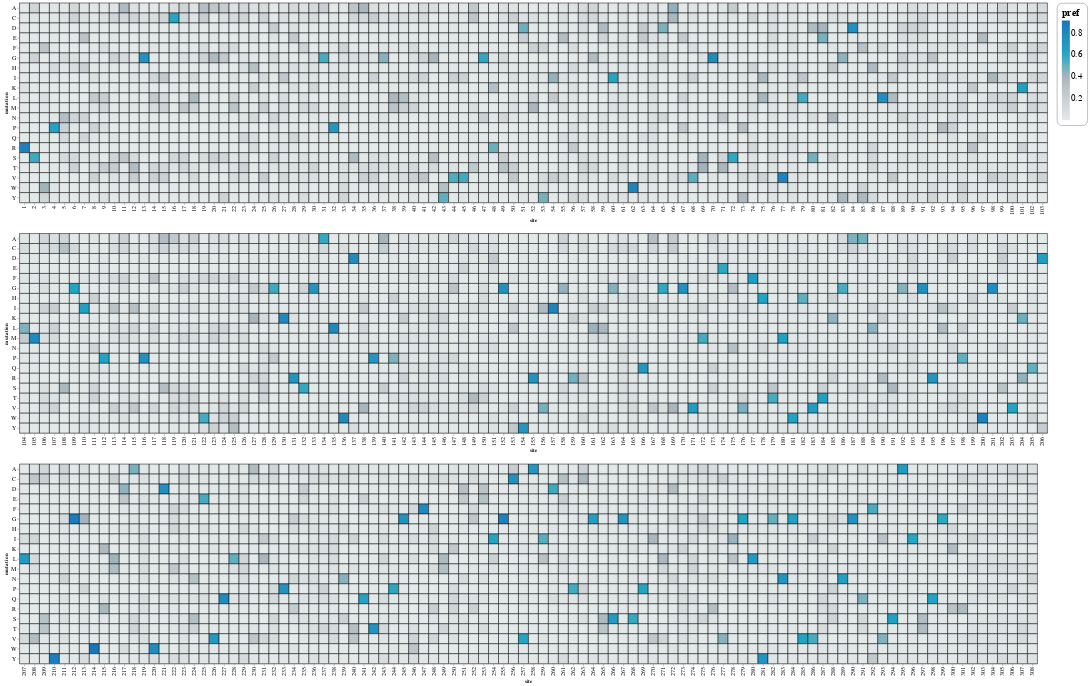

The cell this chart's notebook holds for it:
### Code cell
## Make plot
charts = []
ranges = [list(range(1,104)), list(range(104, 207)), list(range(207, 309))]

for r in ranges:

    ## identify data
    data = prefs_concat_stacked
    data = prefs_concat_stacked[prefs_concat_stacked['site'].isin(r)]
    
    
    heatmap = alt.Chart(data).mark_rect(stroke='black').encode(
        x = alt.X('site:O',
                  # sort = viruses,
                  axis=alt.Axis(labelFontSize=12, title="site")),
        y = alt.Y('mutation:O', 
                  axis=alt.Axis(labelFontSize=12, title="mutation")),
        color=alt.Color('pref:Q', scale = alt.Scale(
            # type='log',
                                                     scheme='lightgreyteal')
                       ), 
    )

    charts.append(heatmap)

(alt.concat(*charts, title = '', columns = 1)
 # .resolve_scale(y='shared')
 .configure_title(fontSize=18)
 .configure_legend(titleFontSize=20, 
                   labelFontSize = 18,
                   strokeColor='gray',
                   # fillColor='#EEEEEE',
                   padding=10,
                   cornerRadius=10,
                   labelLimit = 500)
)

### Figure 1 — Vega-Lite specification as saved in the notebook (floating-point values rounded to 4 significant figures; data arrays with more than 128 entries replaced by an {"elided": "..."} marker saying what was removed)
{"config": {"view": {"continuousWidth": 300, "continuousHeight": 300}, "legend": {"cornerRadius": 10, "labelFontSize": 18, "labelLimit": 500, "padding": 10, "strokeColor": "gray", "titleFontSize": 20}, "title": {"fontSize": 18}}, "concat": [{"data": {"name": "data-f1fd2861744a6821b172e10536e46347"}, "mark": {"type": "rect", "stroke": "black"}, "encoding": {"color": {"field": "pref", "scale": {"scheme": "lightgreyteal"}, "type": "quantitative"}, "x": {"axis": {"labelFontSize": 12, "title": "site"}, "field": "site", "type": "ordinal"}, "y": {"axis": {"labelFontSize": 12, "title": "mutation"}, "field": "mutation", "type": "ordinal"}}}, {"data": {"name": "data-2c2ca46c744344b7db19d8d097bcc9dd"}, "mark": {"type": "rect", "stroke": "black"}, "encoding": {"color": {"field": "pref", "scale": {"scheme": "lightgreyteal"}, "type": "quantitative"}, "x": {"axis": {"labelFontSize": 12, "title": "site"}, "field": "site", "type": "ordinal"}, "y": {"axis": {"labelFontSize": 12, "title": "mutation"}, "field": "mutation", "type": "ordinal"}}}, {"data": {"name": "data-83a0d1f4c332c825b03b2273456b2969"}, "mark": {"type": "rect", "stroke": "black"}, "encoding": {"color": {"field": "pref", "scale": {"scheme": "lightgreyteal"}, "type": "quantitative"}, "x": {"axis": {"labelFontSize": 12, "title": "site"}, "field": "site", "type": "ordinal"}, "y": {"axis": {"labelFontSize": 12, "title": "mutation"}, "field": "mutation", "type": "ordinal"}}}], "columns": 1, "title": "", "$schema": "https://vega.github.io/schema/vega-lite/v5.16.3.json", "datasets": {"data-f1fd2861744a6821b172e10536e46347": {"elided": "2060 records"}, "data-2c2ca46c744344b7db19d8d097bcc9dd": {"elided": "2060 records"}, "data-83a0d1f4c332c825b03b2273456b2969": {"elided": "2040 records"}}}
